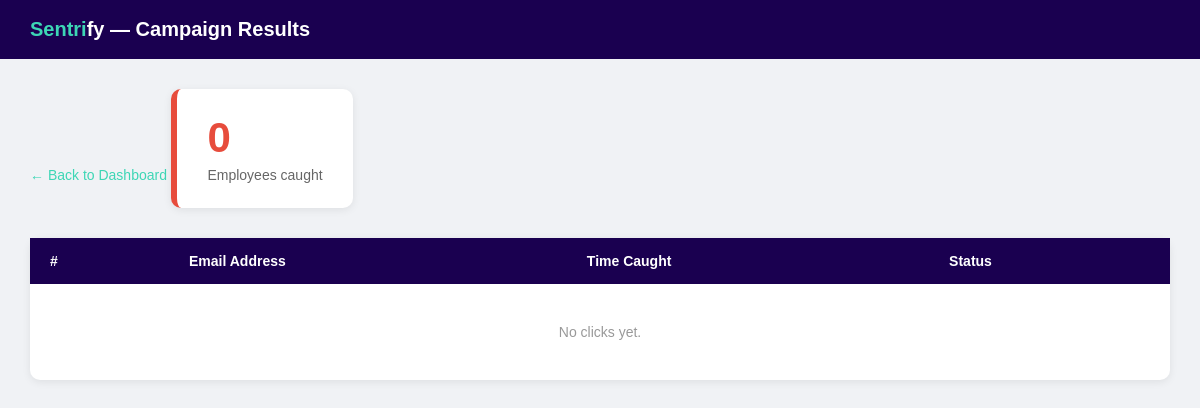
/dashboard/campaign/3 (signed in), run on an earlier commit of the app's database.
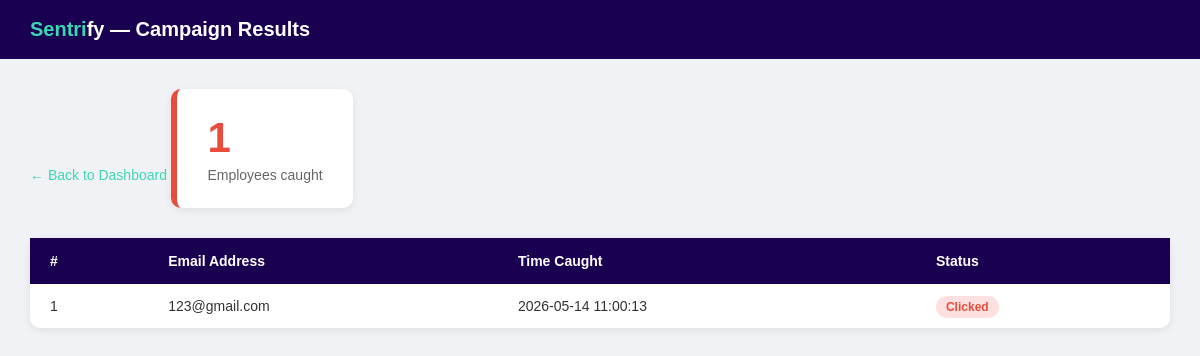
And on a later commit of the database.
### tables this page shows
CREATE TABLE results (
            id INTEGER PRIMARY KEY AUTOINCREMENT,
            campaign_id INTEGER,
            email TEXT,
            clicked_at TIMESTAMP DEFAULT CURRENT_TIMESTAMP,
            FOREIGN KEY (campaign_id) REFERENCES campaigns (id)
        );

### app.py (the view)
@app.route('/dashboard/campaign/<int:campaign_id>')
def campaign_detail(campaign_id):
    if not session.get('logged_in'):
        return redirect(url_for('admin_login'))
    results = get_results_by_campaign(campaign_id)
    total = len(results)
    return render_template('campaign_detail.html', results=results, total=total, campaign_id=campaign_id)

### app.py (called while the page is built)
def get_results_by_campaign(campaign_id):
    conn = sqlite3.connect('sentrify.db')
    c = conn.cursor()
    c.execute('SELECT email, clicked_at FROM results WHERE campaign_id = ? ORDER BY clicked_at DESC', (campaign_id,))
    rows = c.fetchall()
    conn.close()
    return rows

### templates/campaign_detail.html (shortened to what this page needs)
<!DOCTYPE html>
<html>
<head>
</head>
<body>
    <div class="navbar"><span>Sentri</span>fy — Campaign Results</div>
    <div class="container">
        <a class="back" href="/dashboard">← Back to Dashboard</a>
        <div class="stat-box">
            <h2>{{ total }}</h2>
            <p>Employees caught</p>
        </div>
        <table>
            <thead>
                <tr>
                    <th>#</th>
                    <th>Email Address</th>
                    <th>Time Caught</th>
                    <th>Status</th>
                </tr>
            </thead>
            <tbody>
                {% if results %}
                    {% for i, r in enumerate(results) %}
                    <tr>
                        <td>{{ i + 1 }}</td>
                        <td>{{ r[0] }}</td>
                        <td>{{ r[1] }}</td>
                        <td><span class="badge">Clicked</span></td>
                    </tr>
                    {% endfor %}
                {% else %}
                    <tr>
                        <td colspan="4" class="empty">No clicks yet.</td>
                    </tr>
                {% endif %}
            </tbody>
        </table>
    </div>
</body>
</html>

What changed in the data, as far as the page shows it:
added results: i "1", email "123@gmail.com", clicked_at "2026-05-14 11:00:13"
Also different on the page:
{{ total }}: "0" → "1"
text no longer shown: "No clicks yet."
